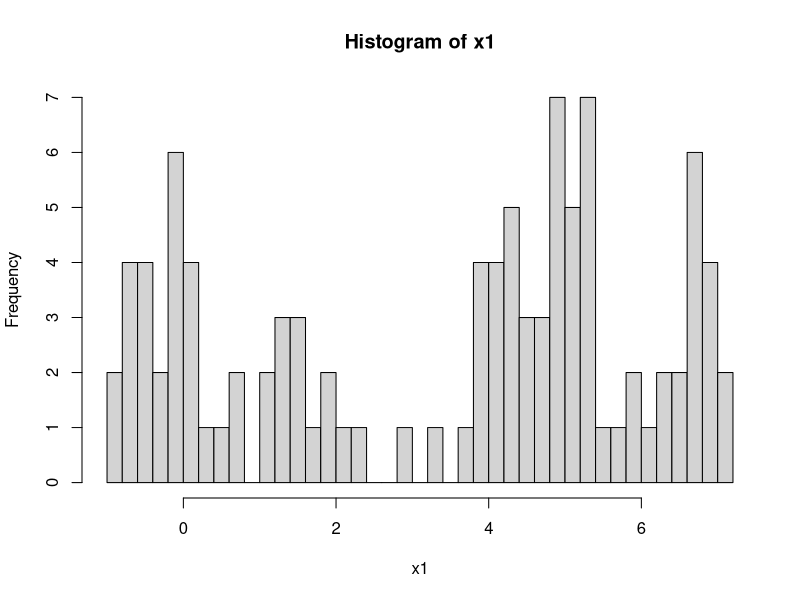
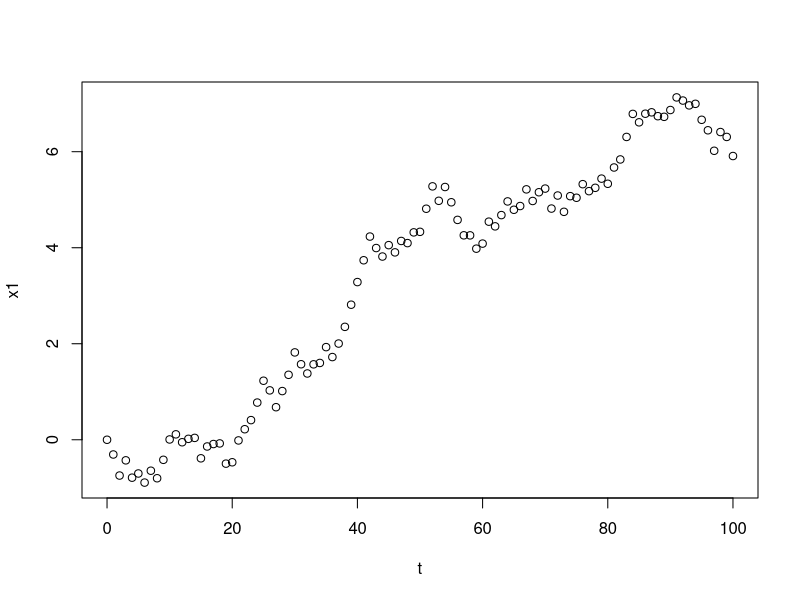
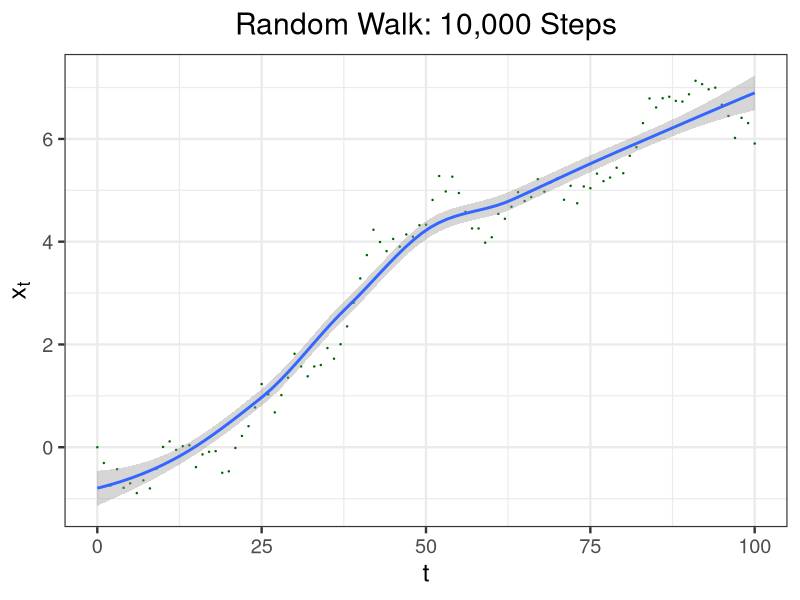

Here is the R script that generated these plots, in order: (Note: a time limit stopped this script after it produced the figures.)
library("ggplot2")

#---------------1-D walks xt vs t---------------#

d1 = data.frame()
t1 = data.frame()
x1 = c()
t = c()


x1[1] = 0 
t[1] = 0

for (k in 1:100){
  
  Q = 10
  
  x1[k+1] = x1[k] + runif(Q) - 0.5
  t[k+1] = t[k] + 1
  
  d1 = data.frame(x1)
  t1 = data.frame(t)
  
}

hist(x1,50)

plot1d = rbind(data.frame(t1,d1))
plot(plot1d)
#print(plot1d)

g1 = ggplot(plot1d, aes(t, x1)) + geom_point(col='darkgreen',size = 0.2) + theme_bw()
g1 = g1 + theme_bw(base_size=18)+xlab(expression(paste('t'))) + ylab(expression(paste('x'[t])))
g1 = g1 + ggtitle("Random Walk: 10,000 Steps") + theme(plot.title = element_text(hjust = 0.5)) + geom_smooth()
print(g1)

#--------Random walk 2D: x and y---------#


walk = data.frame()
x = c()
y = c()

x[1] = 0
y[1] = 0

for (j in 1:1000000) {
  
  M = 1
  
  x[j+1] = x[j] + runif(M)-0.5
  y[j+1] = y[j] + runif(M)-0.5
  
  walk = data.frame(x,y)
  
}
#walk
g = ggplot(walk, aes(x,y)) + geom_point(col='purple', size = 0.005) + theme_bw() 
g = g + theme_bw(base_size=18)+xlab(expression(paste('x'))) + ylab(expression(paste('y')))
g = g + ggtitle("Random Walk: 1000000 Steps") + theme(plot.title = element_text(hjust = 0.5))
print(g)
#plot(walk)


#--------"Distribution" of random walks----------#
result1 = data.frame()
resultN = data.frame()

for(i in 1:10000) {

N = 1 
r.x = runif(N)-0.5 #runif(N), N is the dimension of the random # array
r.y = runif(N)-0.5

x.final = sum(r.x)
y.final = sum(r.y)


result1 = rbind(result1, data.frame(x.final,y.final))
#resultN = rbind(resultN, data.frame(x.final,y.final))

}

#result


g2 = ggplot(resultN, aes(x.final, y.final)) + geom_point(col='red',size = 0.2) 
g2 = g2 + theme_bw() + geom_point(data = result1, col = "green", size = 0.2)
g2 = g2 + theme_bw(base_size=18)+xlab(expression(paste('x'))) + ylab(expression(paste('y')))
g2 = g2 + ggtitle("End Points of Random Walks") + theme(plot.title = element_text(hjust = 0.5))
print(g2)
